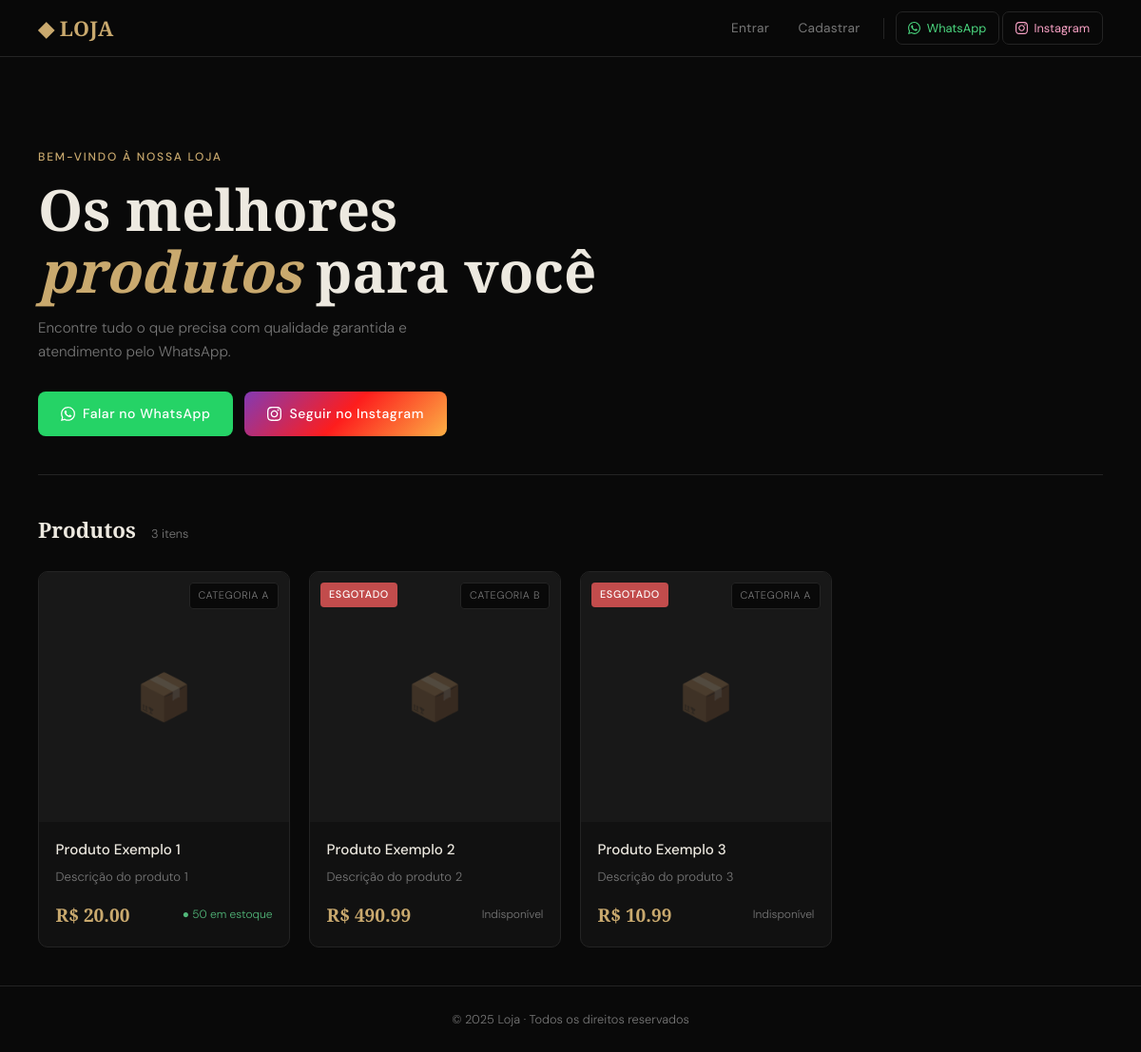
The page / on the database its author committed.
### tables this page shows
CREATE TABLE produtos (
            id          INTEGER PRIMARY KEY AUTOINCREMENT,
            nome        TEXT    NOT NULL,
            descricao   TEXT,
            preco       REAL    NOT NULL,
            estoque     INTEGER DEFAULT 0,
            imagem_url  TEXT,
            categoria   TEXT,
            ativo       INTEGER DEFAULT 1,
            criado_em   TEXT    DEFAULT (datetime('now','localtime'))
        );

### app.py (the view)
@app.route('/')
def index():
    conn = get_db()
    produtos = conn.execute(
        'SELECT * FROM produtos WHERE ativo=1 ORDER BY criado_em DESC'
    ).fetchall()
    conn.close()
    return render_template('index.html', produtos=produtos,
                           whatsapp=WHATSAPP_NUMBER, instagram=INSTAGRAM_USER)

### app.py (called while the page is built)
def get_db():
    conn = sqlite3.connect(DB_PATH)
    conn.row_factory = sqlite3.Row
    return conn

### templates/index.html (shortened to what this page needs)
{% extends 'base.html' %}
{% block content %}
<section class="hero fade-up">
    <p class="hero-eyebrow">Bem-vindo à nossa loja</p>
    <h1>Os melhores<br><em>produtos</em> para você</h1>
    <p class="hero-desc">Encontre tudo o que precisa com qualidade garantida e atendimento pelo WhatsApp.</p>
    <div class="hero-actions">
        <a href="https://wa.me/{{ whatsapp }}" target="_blank" class="btn btn-wa">
            Falar no WhatsApp
        </a>
        <a href="https://instagram.com/{{ instagram }}" target="_blank" class="btn btn-ig">
            Seguir no Instagram
        </a>
    </div>
</section>
<div class="section-header fade-up-2">
    <h2 class="section-title">Produtos</h2>
    <span class="section-count">{{ produtos|length }} ite{{ 'm' if produtos|length == 1 else 'ns' }}</span>
</div>
{% if produtos %}
<div class="product-grid fade-up-3">
    {% for p in produtos %}
    <a href="{{ url_for('produto', id=p.id) }}" class="product-card">
        <div class="product-img">
            {% if p.imagem_url %}
                <img src="{{ p.imagem_url }}" alt="{{ p.nome }}" loading="lazy">
            {% else %}
                <span class="product-img-placeholder">📦</span>
            {% endif %}
            {% if p.estoque == 0 %}<span class="badge-esgotado">Esgotado</span>{% endif %}
            {% if p.categoria %}<span class="badge-categoria">{{ p.categoria }}</span>{% endif %}
        </div>
        <div class="product-body">
            <div class="product-name">{{ p.nome }}</div>
            <div class="product-desc">{{ p.descricao or 'Sem descrição' }}</div>
            <div class="product-footer">
                <span class="product-price">R$ {{ '%.2f'|format(p.preco) }}</span>
                {% if p.estoque > 0 %}
                    <span class="product-stock stock-ok">● {{ p.estoque }} em estoque</span>
                {% else %}
                    <span class="product-stock">Indisponível</span>
                {% endif %}
            </div>
        </div>
    </a>
    {% endfor %}
</div>
{% else %}
<div class="empty-state fade-up-2">
    <span>🛒</span>
    <p>Nenhum produto cadastrado ainda.</p>
</div>
{% endif %}
{% endblock %}

### templates/base.html (shortened to what this page needs)
<!DOCTYPE html>
<html lang="pt-BR">
<head>
</head>
<body>
<nav>
    <a href="{{ url_for('index') }}" class="nav-logo">◆ LOJA</a>
    {% if session.usuario_id %}
        <a href="{{ url_for('perfil') }}" class="nav-link">👤 {{ session.usuario_nome }}</a>
        <a href="{{ url_for('logout') }}" class="nav-link">Sair</a>
    {% else %}
        <a href="{{ url_for('login') }}" class="nav-link">Entrar</a>
        <a href="{{ url_for('cadastro') }}" class="nav-link">Cadastrar</a>
    {% endif %}
    <a href="https://wa.me/{{ whatsapp|default('') }}" target="_blank" class="nav-social-btn wa">
        WhatsApp
    </a>
    <a href="https://instagram.com/{{ instagram|default('') }}" target="_blank" class="nav-social-btn ig">
        Instagram
    </a>
</nav>
<main>{% block content %}{% endblock %}</main>
<footer>
    <p>© 2025 Loja · Todos os direitos reservados</p>
</footer>
</body>
</html>

### templates/base.html (style rules this page uses)
:root { --bg: #090909; --surface: #111; --surface2: #181818; --border: #242424; --text: #ede9e0; --muted: #777; --muted2: #555; --accent: #c9a96e; --accent-light: #e5c98a; --success: #52b87a; --danger: #e05555; --r: 10px; --display: 'Playfair Display', Georgia, serif; --body: 'DM Sans', sans-serif; }
*, *::before, *::after { box-sizing: border-box; margin: 0; padding: 0; }
html { scroll-behavior: smooth; }
body { background: var(--bg); color: var(--text); font-family: var(--body); font-weight: 300; line-height: 1.65; min-height: 100vh; display: flex; flex-direction: column; }
nav { position: sticky; top: 0; z-index: 200; background: rgba(9,9,9,0.88); backdrop-filter: blur(24px); -webkit-backdrop-filter: blur(24px); border-bottom: 1px solid var(--border); padding: 0 2.5rem; height: 60px; display: flex; align-items: center; gap: 0.2rem; }
.nav-logo { font-family: var(--display); font-size: 1.35rem; font-weight: 700; color: var(--accent); text-decoration: none; letter-spacing: 0.01em; margin-right: auto; }
nav a.nav-link { color: var(--muted); text-decoration: none; font-size: 0.855rem; font-weight: 400; padding: 0.45rem 0.85rem; border-radius: 7px; transition: color .18s, background .18s; letter-spacing: 0.02em; }
.nav-social-btn { display: inline-flex; align-items: center; gap: 0.4rem; font-size: 0.8rem; font-weight: 400; padding: 0.4rem 0.8rem; border-radius: 7px; text-decoration: none; transition: all .18s; border: 1px solid var(--border); }
.nav-social-btn.wa { color: #4cd980; }
.nav-social-btn.ig { color: #f7a1c4; }
main { flex: 1; padding: 2.5rem; max-width: 1200px; margin: 0 auto; width: 100%; }
.btn { display: inline-flex; align-items: center; justify-content: center; gap: 0.5rem; padding: 0.75rem 1.5rem; border-radius: 8px; font-family: var(--body); font-size: 0.875rem; font-weight: 500; letter-spacing: 0.04em; cursor: pointer; text-decoration: none; transition: all .2s; border: none; }
.btn-wa { background: #25d366; color: #fff; }
.btn-ig { background: linear-gradient(135deg,#833ab4,#fd1d1d,#fcb045); color: #fff; }
footer { border-top: 1px solid var(--border); padding: 1.5rem 2.5rem; text-align: center; color: var(--muted); font-size: 0.8rem; margin-top: auto; }
.fade-up { animation: fadeUp .45s ease forwards; }
.fade-up-2 { animation: fadeUp .45s .1s ease both; }
.fade-up-3 { animation: fadeUp .45s .2s ease both; }

### rows shown on the page
produtos: categoria "CATEGORIA A", nome "Produto Exemplo 1", descricao "Descrição do produto 1", preco "20.00", estoque "50"
produtos: estoque "ESGOTADO", categoria "CATEGORIA B", nome "Produto Exemplo 2", descricao "Descrição do produto 2", preco "490.99"
produtos: estoque "ESGOTADO", categoria "CATEGORIA A", nome "Produto Exemplo 3", descricao "Descrição do produto 3", preco "10.99"

### other values the page prints
{{ produtos|length }} "3"
{{ 'm' if produtos|length == 1 else 'ns' }} "ns"
